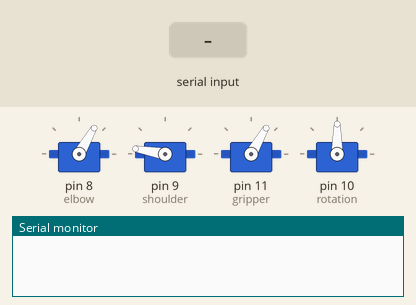
Bench run of a sketch on a simulated Arduino Uno, built with avr-gcc and run on an emulated ATmega328P. On the bench: 4 × servo, the last lines printed to the serial monitor. The inputs (shaded band) are chosen by the test bench.

Above: at 5.7 s.
5.8 s: "90,45,200\n" received over Serial
At 10.06 s:
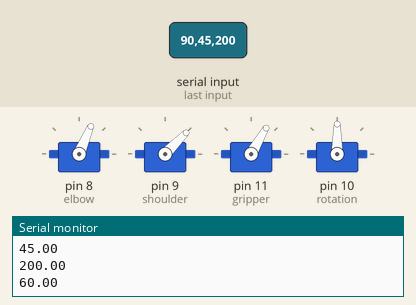
At 10.68 s:
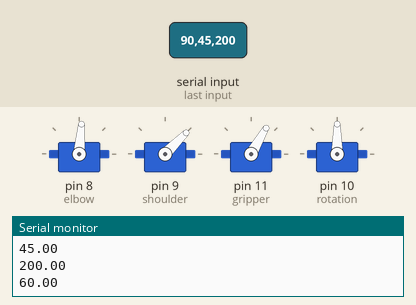
11.8 s: "30,150,10\n" received over Serial
At 25.2 s:
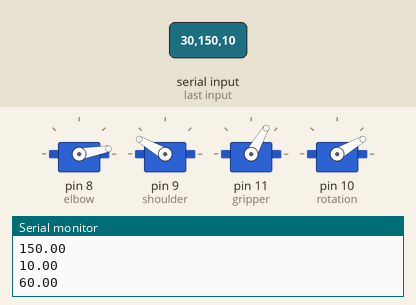
Timing chart, 0 to 26.7 s (numbered marks = the images above; inputs shaded):
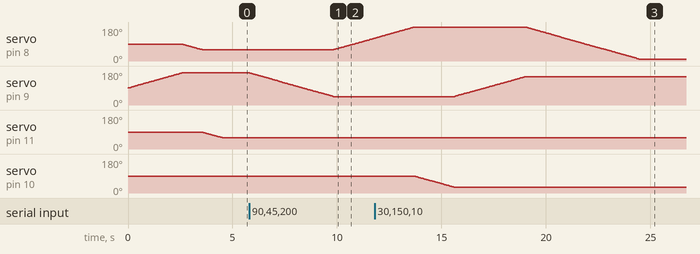

Measured:
- after the input at 5.8 s, servo on pin 8 (elbow): moves from 60° to 121° over 1.9 s, starting after 4.1 s; servo on pin 9 (shoulder): moves from 170° to 45° over 4.0 s, starting at once
- after the input at 11.8 s, servo on pin 9 (shoulder): moves from 45° to 150° over 3.4 s, starting after 3.8 s; servo on pin 10 (rotation): moves from 90° to 30° over 1.9 s, starting after 1.9 s

The sketch:

angles.ino
```cpp
#include<VarSpeedServo.h>;
VarSpeedServo elbow, shoulder, rotation, gripper; //8,9,10,11
float angle_rot;
float angle_shoulder;
float angle_elbow;
float angle_gripper;

void setup() {
  // put your setup code here, to run once:
  elbow.attach(8);
  shoulder.attach(9);
  gripper.attach(11);
  rotation.attach(10);
  Serial.begin(9600);
  rotation.write(90, 20 ,true);
  shoulder.write(170, 20 ,true);
  elbow.write(60, 20, true);
  gripper.write(60,20,true);
  angle_gripper=60;
}

void loop() {
        while(Serial.available()==0){}  //wait till input is received in the serial
        angle_rot = Serial.parseFloat();  //collect the floating point data

        while(Serial.available()==0){}
        angle_shoulder = Serial.parseFloat();

        while(Serial.available()==0){}
        angle_elbow = Serial.parseFloat();

        //if(angle_rot!=0 && angle_shoulder!=0 && angle_elbow!=0) //if all angles are not simultaneously zero
        {
          //Serial.println(angle_rot);
          Serial.println(angle_rot);
          Serial.println(angle_shoulder);
          Serial.println(angle_elbow);
          Serial.println(angle_gripper);
          rotation.write(angle_rot, 20 ,true);      //move the body
          shoulder.write(angle_shoulder, 20 ,true);   //move the shoulder
          elbow.write(angle_elbow, 20, true);     //move the elbow
        }
        /*else
        {
          if(angle_gripper==60){
            gripper.write(120,20,true);   //to close gripper
            angle_gripper=120;
          }
          else{
            gripper.write(60,20,true);   //to open gripper
            angle_gripper=60;
          }
        }*/

}
```
